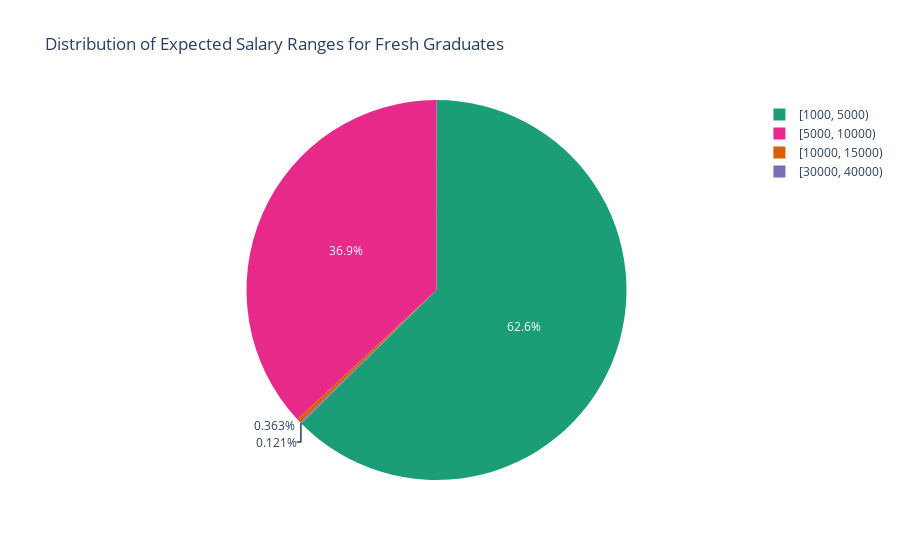

The code cell stored with this chart in its notebook:
### Markdown cell above
**numerical & numerical --> (Scatter plot, line chart)**

### Code cell
import plotly.express as px
import pandas as pd

# Filter for fresh graduate postings (assuming 0 indicates fresh graduates)
fresh_grad_salary = CJA[CJA['exper'] == 0]

# Create salary bins for the pie chart
salary_bins = pd.cut(fresh_grad_salary['Salary'], bins=[1000, 5000, 10000, 15000, 20000, 30000, 40000], right=False)
fresh_grad_salary['salary_range'] = salary_bins.astype(str)  # Convert intervals to strings

# Group by salary range and count the number of postings
salary_distribution = fresh_grad_salary.groupby('salary_range').size().reset_index(name='Number of Postings')

# Create a pie chart
fig = px.pie(
    salary_distribution,
    names='salary_range',
    values='Number of Postings',
    title='Distribution of Expected Salary Ranges for Fresh Graduates',
    color='salary_range',  # Optional: Add color to the pie slices
    color_discrete_sequence=px.colors.qualitative.Dark2  # Change the color scheme if desired
)

fig.show()

### Figure 1 — Plotly figure (JSON) as saved in the notebook; plotly's stock layout.template omitted (floating-point values rounded to 4 significant figures)
{"data": [{"customdata": [["[1000, 5000)"], ["[10000, 15000)"], ["[30000, 40000)"], ["[5000, 10000)"]], "domain": {"x": [0, 1], "y": [0, 1]}, "hovertemplate": "salary_range=%{customdata[0]}<br>Number of Postings=%{value}<extra></extra>", "labels": ["[1000, 5000)", "[10000, 15000)", "[30000, 40000)", "[5000, 10000)"], "legendgroup": "", "marker": {"colors": ["rgb(27,158,119)", "rgb(217,95,2)", "rgb(117,112,179)", "rgb(231,41,138)"]}, "name": "", "showlegend": true, "type": "pie", "values": [517, 3, 1, 305]}], "layout": {"autosize": true, "legend": {"tracegroupgap": 0}, "piecolorway": ["rgb(27,158,119)", "rgb(217,95,2)", "rgb(117,112,179)", "rgb(231,41,138)", "rgb(102,166,30)", "rgb(230,171,2)", "rgb(166,118,29)", "rgb(102,102,102)"], "title": {"text": "Distribution of Expected Salary Ranges for Fresh Graduates"}}}
